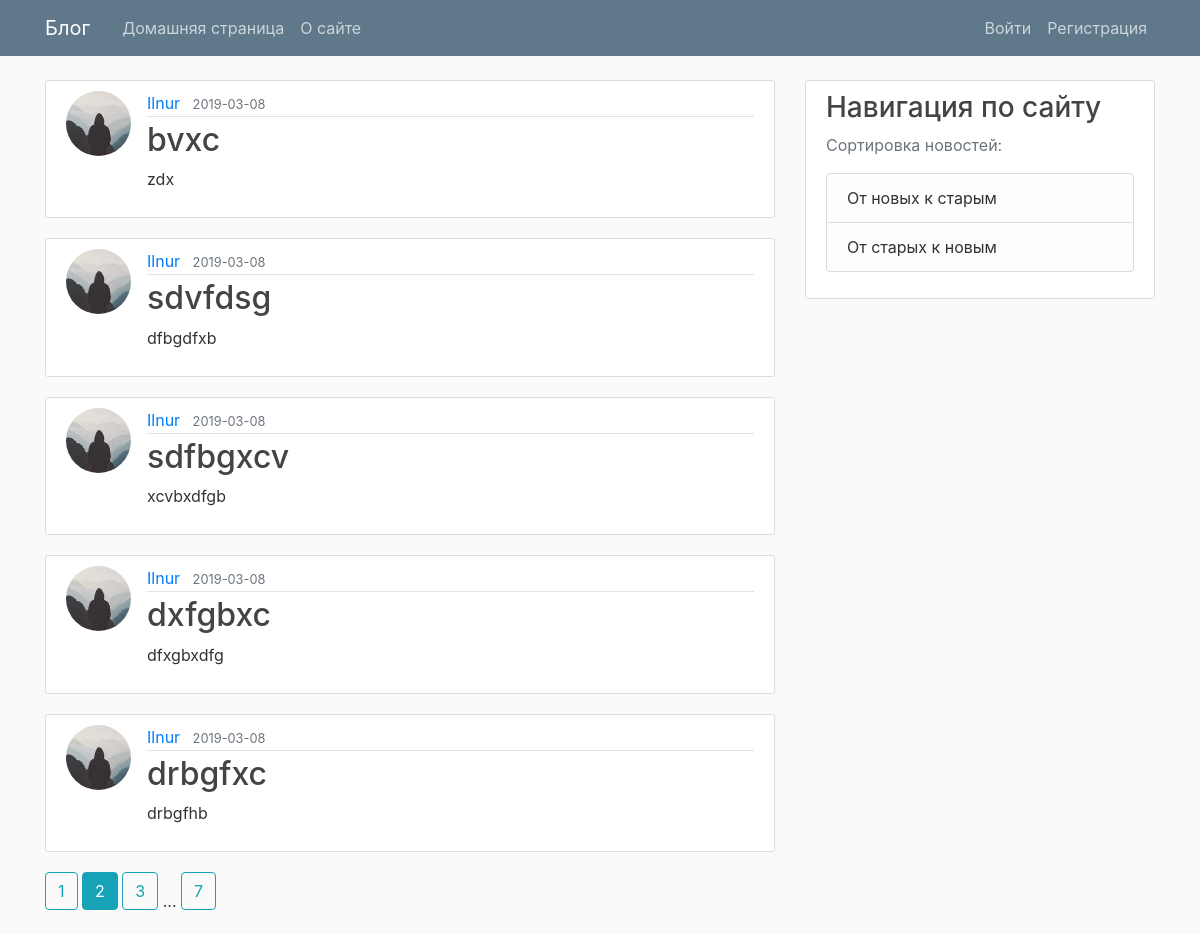
The page /home_reverse?page=2 on the database its author committed.
### main/models.py (models this page shows, shortened)
class Post(db.Model):
    id = db.Column(db.Integer, primary_key=True)
    title = db.Column(db.String(100), nullable=False)
    date_posted = db.Column(db.DateTime,
                            nullable=False, default=datetime.utcnow())
    content = db.Column(db.Text, nullable=False)
    user_id = db.Column(db.Integer, db.ForeignKey('user.id'), nullable=False)

class User(db.Model, UserMixin):
    id = db.Column(db.Integer, primary_key=True)
    username = db.Column(db.String(20), unique=True, nullable=False)
    email = db.Column(db.String(120), unique=True, nullable=False)
    image_file = db.Column(db.String(20),
                           nullable=False, default='default.jpg')
    password = db.Column(db.String(60), nullable=False)
    posts = db.relationship('Post', backref='author', lazy=True)

### main/main/routes.py (the view)
@main.route('/home_reverse')
def home_reverse():
    page = request.args.get('page', 1, type=int)
    posts = Post.query.paginate(page=page, per_page=5)
    return render_template('home.html', posts=posts, reverse=True, forUser=False)

### main/templates/home.html
{% extends "base.html" %}
{% block content %}
    {% for post in posts.items %}
        <article class="media content-section">
          <img class="rounded-circle article-img" src="{{ url_for('static', filename='profile_pics/' + post.author.image_file) }}">
          <div class="media-body">
            <div class="article-metadata">
              <a class="mr-2" href="{{ url_for('users.user_posts', username=post.author.username) }}">{{ post.author.username }}</a>
              <small class="text-muted">{{ post.date_posted.strftime('%Y-%m-%d') }}</small>
            </div>
            <h2><a class="article-title" href="{{ url_for('posts.post', post_id=post.id) }}">{{ post.title }}</a></h2>
            <p class="article-content">{{ post.content }}</p>
          </div>
        </article>
    {% endfor %}
    {% for page_num in posts.iter_pages(left_edge=1, right_edge=1, left_current=1, right_current=2) %}
      {% if page_num %}
        {% if posts.page == page_num %}
          {% if reverse %}
            <a class="btn btn-info mb-4" href="{{ url_for('main.home_reverse', page=page_num) }}">{{ page_num }}</a>
          {% else %}
            <a class="btn btn-info mb-4" href="{{ url_for('main.home', page=page_num) }}">{{ page_num }}</a>
          {% endif %}
        {% else %}
          {% if reverse %}
            <a class="btn btn-outline-info mb-4" href="{{ url_for('main.home_reverse', page=page_num) }}">{{ page_num }}</a>
          {% else %}
            <a class="btn btn-outline-info mb-4" href="{{ url_for('main.home', page=page_num) }}">{{ page_num }}</a>
          {% endif %}
        {% endif %}
      {% else %}
        ...
      {% endif %}
    {% endfor %}
{% endblock content %}

### main/static/main.css (style rules this page uses)
body { background: #fafafa; color: #333333; margin-top: 5rem; }
h1, h2, h3, h4, h5, h6 { color: #444444; }
.content-section { background: #ffffff; padding: 10px 20px; border: 1px solid #dddddd; border-radius: 3px; margin-bottom: 20px; }
.article-title { color: #444444; }
.article-content { white-space: pre-line; }
.article-img { height: 65px; width: 65px; margin-right: 16px; }
.article-metadata { padding-bottom: 1px; margin-bottom: 4px; border-bottom: 1px solid #e3e3e3 }

### rows shown on the page
Post: image_file (picture), author.username "Ilnur", date_posted "2019-03-08", title "bvxc", content "zdx"
Post: image_file (picture), author.username "Ilnur", date_posted "2019-03-08", title "sdvfdsg", content "dfbgdfxb"
Post: image_file (picture), author.username "Ilnur", date_posted "2019-03-08", title "sdfbgxcv", content "xcvbxdfgb"
Post: image_file (picture), author.username "Ilnur", date_posted "2019-03-08", title "dxfgbxc", content "dfxgbxdfg"
Post: image_file (picture), author.username "Ilnur", date_posted "2019-03-08", title "drbgfxc", content "drbgfhb"

### other values the page prints
{{ page_num }} "1" "3" "7"
{{ page_num }} "2"
